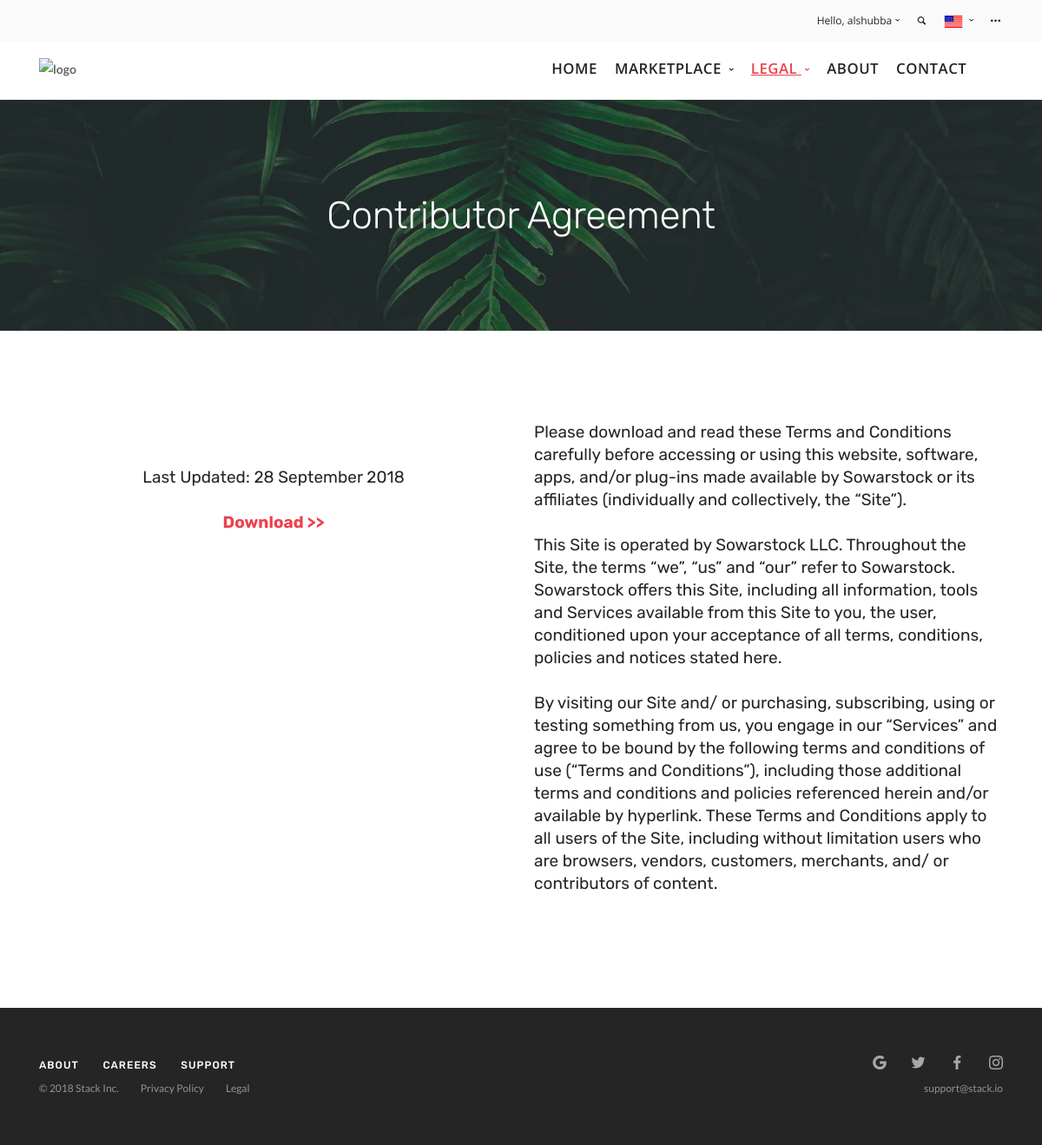
The page /legal/contributor/ (signed in) on the database its author committed.
### ssw/models.py (models this page shows, shortened)
class SowarStockUser(User):
    USER_TYPES = (("contributor", "Contributor"),("client", "Client"),
                  ("admin", "Admin"),("image_reviewer", "Image Reviewer"),
                  ("financial_admin", "Financial Admin"))
    LANGUAGES = (("en", "English"),("ar", "Arabic"))
    FORGOT_PASSWORD_STATUSES = (("none", "None"),("not_used", "Not Used"), ("used", "Used"))
    type = models.CharField(max_length=255, choices=USER_TYPES)
    country_code = models.CharField(max_length=5, null=True, blank=True)
    phone = models.CharField(max_length=10, null=True, blank=True)
    preferred_language = models.CharField(max_length=2, choices=LANGUAGES, null=True, blank=True)
    email_verification_code = models.UUIDField(default=uuid.uuid4)
    email_verified = models.BooleanField(default=False)
    forgot_password_verification = models.UUIDField(null=True, blank=True, unique=True)
    forgot_password_status = models.CharField(max_length=255, default="none", choices=FORGOT_PASSWORD_STATUSES)
    address = models.OneToOneField(Address, on_delete=models.PROTECT, null=True, blank=True)
    description = models.TextField(null=True, blank=True)
    profile_image = models.ImageField(upload_to='profile_images/', null=True, blank=True)
    class Meta:
        verbose_name = "Sowar Stock User"

class LegalDocument(models.Model):
    title = models.CharField(max_length=255)
    document = models.FileField(upload_to='legal/')
    created_at = models.DateTimeField(auto_now_add=True)
    updated_at = models.DateTimeField(auto_now=True)

### ssw/legal/views.py (the view)
def contributor(request):
    document = get_object_or_404(models.LegalDocument, title="Contributor Agreement")
    return render(request, "ssw/legal/contributor.html", {"user": getSowarStockUser(request.user), "document": document,
                                                          "activeDashboardMenu": "legal_contributor"})

### ssw/views.py (called while the page is built)
def getSowarStockUser(user):
    if user.is_authenticated:
        u = models.SowarStockUser.objects.get(pk=user.pk)
        if u.type == "contributor":
            co = models.Contributor.objects.get(pk=user.pk)
            return co
        elif u.type == "client":
            cl = models.Client.objects.get(pk=user.pk)
            return cl
        return u # admins
    else:
        return user

### ssw/templates/ssw/legal/contributor.html (shortened to what this page needs)
{% extends "ssw/main.html" %}
{% load static from staticfiles %}
{% block content %}
<section class="text-center imagebg" data-overlay="4">
    <div class="background-image-holder" style="background: url(&quot;img/hero-1.jpg&quot;); opacity: 1;">
    </div>
    <div class="container">
        <div class="row">
            <div class="col-md-10 col-lg-8">
                <h1>Contributor Agreement</h1>
            </div>
        </div>
    </div>
</section>
<section>
    <div class="container">
        <div class="row">
            <div class="col-md-6">
                <br><br>
                <center>
                    <h4>Last Updated: {{document.updated_at|date:"d F Y"}}</h4>
                    <h4><a href="{{document.document.url}}" class="sowar_stock_color_font">Download >></a></h4>
                </center>
            </div>
            <div class="col-md-6">
                <h4>Please download and read these Terms and Conditions carefully before accessing or using this website, software, apps, and/or plug-ins made available by Sowarstock or its affiliates (individually and collectively, the “Site”).</h4>
                <h4>This Site is operated by Sowarstock LLC. Throughout the Site, the terms “we”, “us” and “our” refer to Sowarstock. Sowarstock offers this Site, including all information, tools and Services available from this Site to you, the user, conditioned upon your acceptance of all terms, conditions, policies and notices stated here.</h4>
                <h4>By visiting our Site and/ or purchasing, subscribing, using or testing something from us, you engage in our “Services” and agree to be bound by the following terms and conditions of use (“Terms and Conditions”), including those additional terms and conditions and policies referenced herein and/or available by hyperlink. These Terms and Conditions apply to all users of the Site, including without limitation users who are browsers, vendors, customers, merchants, and/ or contributors of content.</h4>
            </div>
        </div>
    </div>
</section>
{% endblock %}

### ssw/templates/ssw/main.html (shortened to what this page needs)
{% load static from staticfiles %}
{% load notifications_tags %}
<!doctype html>
<html lang="en">
    <head>
        <link href="{% static 'ssw/css/bootstrap.css' %}" rel="stylesheet" type="text/css" media="all" />
        <link href="{% static 'ssw/css/stack-interface.css' %}" rel="stylesheet" type="text/css" media="all" />
        <link href="{% static 'ssw/css/socicon.css' %}" rel="stylesheet" type="text/css" media="all" />
        <link href="{% static 'ssw/css/lightbox.min.css' %}" rel="stylesheet" type="text/css" media="all" />
        <link href="{% static 'ssw/css/flickity.css' %}" rel="stylesheet" type="text/css" media="all" />
        <link href="{% static 'ssw/css/iconsmind.css' %}" rel="stylesheet" type="text/css" media="all" />
        <link href="{% static 'ssw/css/jquery.steps.css' %}" rel="stylesheet" type="text/css" media="all" />
        <link href="{% static 'ssw/css/theme.css' %}" rel="stylesheet" type="text/css" media="all" />
        <link href="{% static 'ssw/css/custom.css' %}" rel="stylesheet" type="text/css" media="all" />
        <link href="{% static 'ssw/css/font-rubiklato.css' %}" rel="stylesheet" type="text/css" media="all" />
        <link rel="stylesheet" href="https://use.fontawesome.com/releases/v5.2.0/css/all.css">
        <link href="{% static 'ssw/css/main.css' %}" rel="stylesheet" type="text/css" media="all" />
    </head>
    <body class=" ">
        <section class="bar bar-3 bar--sm bg--secondary">
            <div class="container">
                <div class="row">
                    <div class="col-lg-6">
                    </div>
                    <div class="col-lg-6 text-right text-left-xs text-left-sm">
                        <div class="bar__module">
                            <ul class="menu-horizontal">
                                {% if user.is_authenticated %}
                                <li class="dropdown">
                                    <span class="dropdown__trigger">Hello, {{ user }}</span>
                                </li>
                                {% endif %}
                                <li>
                                    <a href="#" data-notification-link="search-box">
                                        <i class="stack-search"></i>
                                    </a>
                                </li>
                                <li class="dropdown dropdown--absolute">
                                    <span class="dropdown__trigger">
                                        <img alt="Image" class="flag" src="{% static 'ssw/img/flag-1.png' %}">
                                    </span>
                                </li>
                                <li>
                                    <a href="#" data-notification-link="side-menu">
                                        <i class="stack-dot-3"></i>
                                    </a>
                                </li>
                            </ul>
                        </div>
                    </div>
                </div>
            </div>
        </section>
        <div class="nav-container ">
            <nav id="menu1" class="bar bar--sm bar-1 hidden-xs ">
                <div class="container">
                    <div class="row">
                        <div class="col-lg-1 col-md-2 hidden-xs">
                            <div class="bar__module">
                                <a href="/">
                                    <img class="logo logo-dark" style="max-height: 10em" alt="logo" src="{% static 'ssw/img/sowar_stock_logo_black_trans.png' %}">
                                </a>
                            </div>
                        </div>
                        <div class="col-lg-11 col-md-12 text-right text-left-xs text-left-sm">
                            <div class="bar__module">
                                <ul class="menu-horizontal text-left">
                                    <li>
                                        <a href="/" {% if activeDashboardMenu == "home" %} class="sowar_stock_color_font sowar_stock_color_underline"{% endif %}>HOME</a>
                                    </li>
                                    <li class="dropdown">
                                        <span
                                            {% if activeDashboardMenu == "photos" or activeDashboardMenu == "vectors" or activeDashboardMenu == "calligraphy" %} class="dropdown__trigger sowar_stock_color_font sowar_stock_color_underline"{% else %} class="dropdown__trigger"{% endif %}
                                        >
                                            Marketplace
                                        </span>
                                    </li>
                                    <li class="dropdown">
                                        <span
                                            {% if activeDashboardMenu == "legal_contributor" or activeDashboardMenu == "legal_license" or activeDashboardMenu == "legal_privacy" or activeDashboardMenu == "legal_terms" %} class="dropdown__trigger sowar_stock_color_font sowar_stock_color_underline"{% else %} class="dropdown__trigger"{% endif %}
                                        >
                                            Legal
                                        </span>
                                    </li>
                                    <li>
                                        <a href="{% url 'about' %}" {% if activeDashboardMenu == "about" %} class="sowar_stock_color_font sowar_stock_color_underline"{% endif %}>ABOUT</a>
                                    </li>
                                    <li>
                                        <a href="{% url 'contact' %}" {% if activeDashboardMenu == "contact" %} class="sowar_stock_color_font sowar_stock_color_underline"{% endif %}>CONTACT</a>
                                    </li>
                                </ul>
                            </div>
                        </div>
                    </div>
                </div>
            </nav>
        </div>
        <div class="main-container">
            <div class="row bg--secondary">
                <div class="col-md-3"></div>
                <div class="col-md-6">
                </div>
            </div>
            {% block content %}{% endblock %}
            <footer class="text-center-xs space--xs bg--dark ">
                <div class="container">
                    <div class="row">
                        <div class="col-md-7">
                            <ul class="list-inline">
                                <li>
                                    <a href="#">
                                        <span class="h6 type--uppercase">About</span>
                                    </a>
                                </li>
                                <li>
                                    <a href="#">
                                        <span class="h6 type--uppercase">Careers</span>
                                    </a>
                                </li>
                                <li>
                                    <a href="#">
                                        <span class="h6 type--uppercase">Support</span>
                                    </a>
                                </li>
                            </ul>
                        </div>
                        <div class="col-md-5 text-right text-center-xs">
                            <ul class="social-list list-inline list--hover">
                                <li>
                                    <a href="#">
                                        <i class="socicon socicon-google icon icon--xs"></i>
                                    </a>
                                </li>
                                <li>
                                    <a href="#">
                                        <i class="socicon socicon-twitter icon icon--xs"></i>
                                    </a>
                                </li>
                                <li>
                                    <a href="#">
                                        <i class="socicon socicon-facebook icon icon--xs"></i>
                                    </a>
                                </li>
                                <li>
                                    <a href="#">
                                        <i class="socicon socicon-instagram icon icon--xs"></i>
                                    </a>
                                </li>
                            </ul>
                        </div>
                    </div>
                    <div class="row">
                        <div class="col-md-7">
                            <span class="type--fine-print">&copy;
                                <span class="update-year"></span> Stack Inc.</span>
                            <a class="type--fine-print" href="#">Privacy Policy</a>
                            <a class="type--fine-print" href="#">Legal</a>
                        </div>
                        <div class="col-md-5 text-right text-center-xs">
                            <a class="type--fine-print" href="#">support@stack.io</a>
                        </div>
                    </div>
                </div>
            </footer>
        </div>
    </body>
</html>

### ssw/static/ssw/css/stack-interface.css (style rules this page uses)
[class^="stack-"]:before, [class*=" stack-"]:before { font-family: "stack-interface"; font-style: normal; font-weight: normal; speak: none; display: inline-block; text-decoration: inherit; width: 1em; margin-right: .2em; text-align: center; font-variant: normal; text-transform: none; line-height: 1em; margin-left: .2em; -webkit-font-smoothing: antialiased; -moz-osx-font-smoothing: grayscale; }
.stack-search:before { content: '\e805'; }
.stack-dot-3:before { content: '\e815'; }

### ssw/static/ssw/css/main.css (style rules this page uses)
.sowar_stock_color_font { color: #ed424e !important; }
.sowar_stock_color_underline { text-decoration: underline !important; text-decoration-color: #ed424e !important; }
.bar-1 .menu-horizontal > li > .dropdown__trigger, .bar-1 .menu-horizontal > li > a { font-size: 1.2em; }
.bar .logo { max-height: 10em; max-width: none; }
a { color:#666666; }
.dropdown__trigger { opacity:1 !important; }

### rows shown on the page
SowarStockUser: username "alshubba"
LegalDocument: updated_at "28 September 2018"
